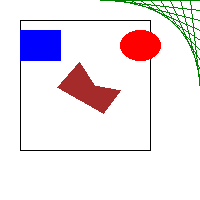

Generate this figure with Python:
from PIL import Image, ImageDraw

im = Image.new('RGBA', (200, 200), 'white')
draw = ImageDraw.Draw(im)

draw.line([(20, 20), (150, 20), (150, 150), (20, 150), (20, 20)], fill='black')
draw.rectangle((20, 30, 60, 60), fill='blue')
draw.ellipse((120, 30, 160, 60), fill='red')
draw.polygon(((57,87), (79, 62), (94, 85), (120, 90), (103, 113)), fill='brown')
for i in range(100, 200, 10):
    draw.line([(i, 0), (200, i - 100)], fill='green')

im.save('drawing.png')
